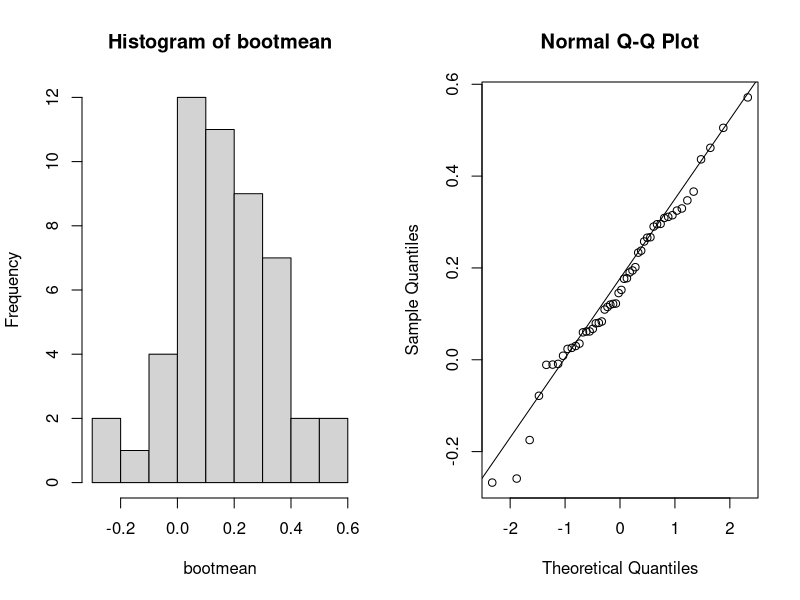
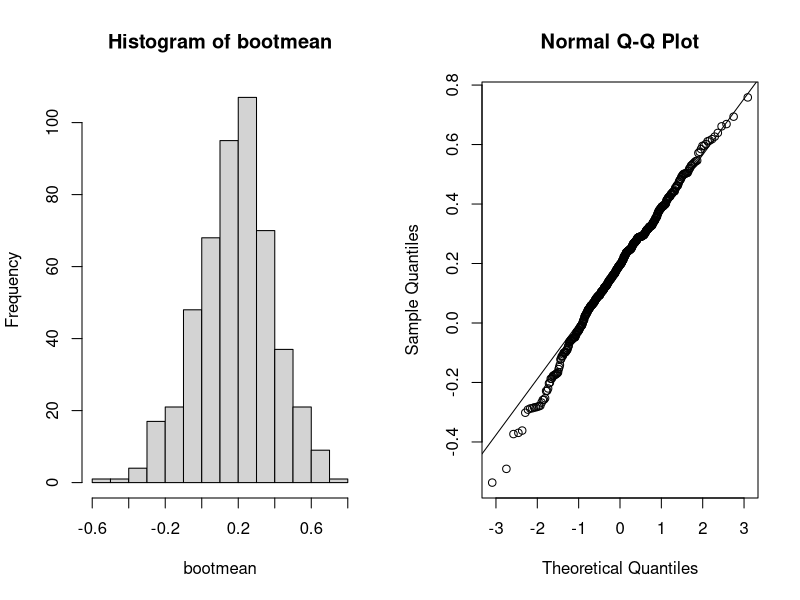
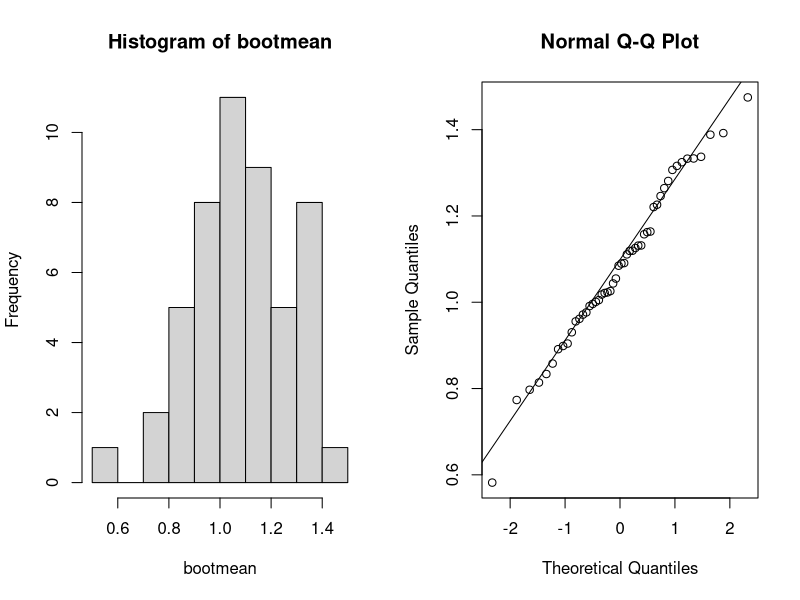
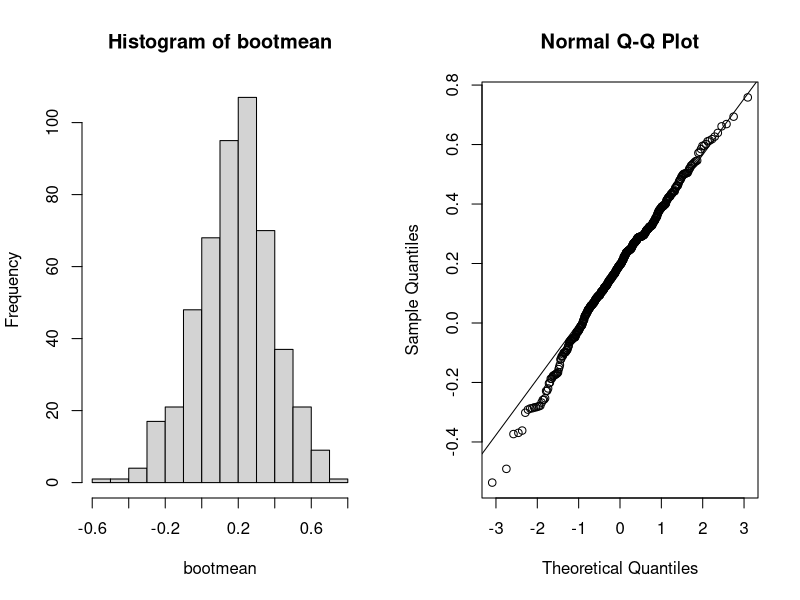

Recreate these plots in R, in order.
## ---- chunk 1
knitr::opts_chunk$set(echo = TRUE)
## ---- chunk 2
Nbootstrap <- function(R , x){
  bootmean <- numeric(R)
  mean(x) # mean of the original sample
  for (i in 1:R) { #loop to extract the bootstrap sample "bootsample" 
    bootsample <- sample(x, size=length(x), replace=TRUE)
    bootmean[i] <- mean(bootsample) # calculates the mean of the bootsample and save it in the vector bootmean
    }
  # bootmean
  #sd(bootmean)
  par(mfrow = c(1,2))
  hist(bootmean) #plot the histogram
  qqnorm(bootmean)#plot the qq norm graph
  qqline(bootmean)  
}


## ---- chunk 3
set.seed(1)
xn<-c(rnorm(20))
Nbootstrap(50,xn)


## ---- chunk 4
set.seed(1)
xn<-c(rnorm(20))
Nbootstrap(500,xn)
## ---- chunk 5
set.seed(1)
xn<-c(rexp(20))
Nbootstrap(50,xn)

## ---- chunk 6
set.seed(1)
xn<-c(rnorm(20))
Nbootstrap(500,xn)


